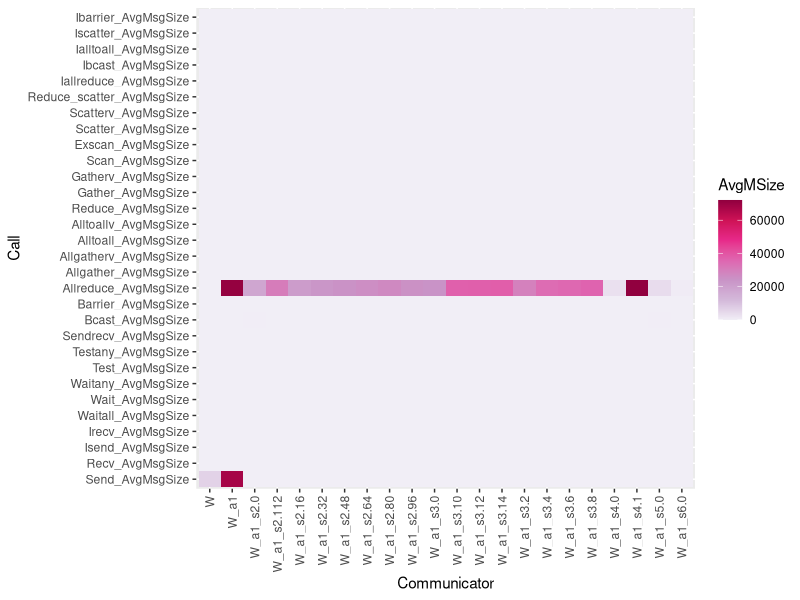
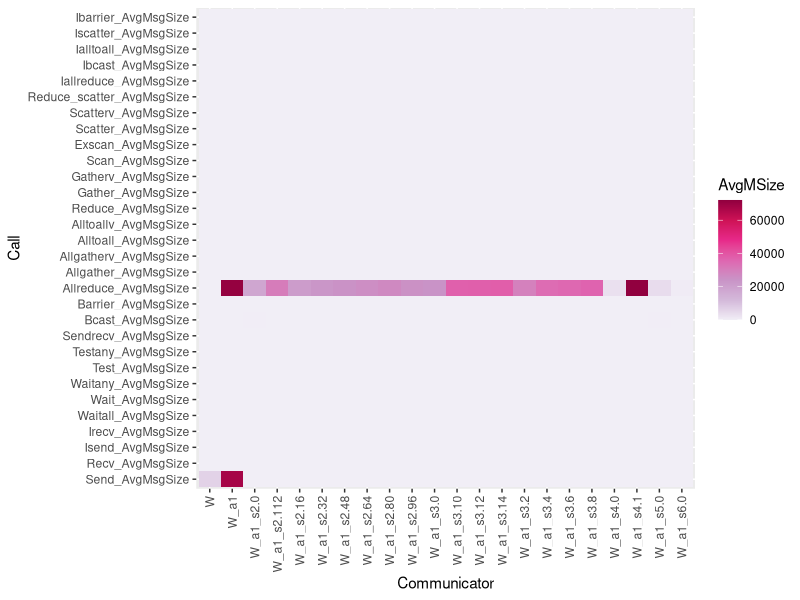

These figures' R source, in order:
df<-read.csv("splatt_128procs_med5tns_v3.csv",header=TRUE,skip=5)
library(ggplot2)
p<-ggplot(data=df[df$Send_Calls > 0, ], aes(x=Comm, y=Send_Calls, fill=Comm)) +
  geom_bar(stat="identity")
#g<-ggplot(data=df, aes(x=dose, y=len, fill=supp)) +
#  geom_bar(stat="identity")

df <- df[df$Comm != "NULL", ]

library(tidyverse)
df <- df %>% select(ends_with(c("_AvgMsgSize", "Comm")))

#str(df)

library(reshape)

library(RColorBrewer)
#library(viridis)
                          
df2 <- melt(df)
str(df2)
colnames(df2) <- c("Communicator", "Call", "AvgMSize")
#heatmap(as.matrix(df2[,-1]))
library(RColorBrewer)
library(svglite)
coul <- colorRampPalette(brewer.pal(8, "PiYG"))(25)
g <- ggplot(df2, aes(x = Communicator, y = Call, fill = AvgMSize)) +
  geom_tile() + theme(axis.text.x = element_text(angle = 90, vjust = 0.5, hjust=1)) + 
  scale_fill_distiller(palette = 11,direction = 1)
  #scale_fill_viridis()
  #scale_fill_gradient(low="yellow",high="black",space="Lab")
  #scale_fill_gradient(low = "#ff2D00",high = "#ffffff",guide = "colorbar")
ggsave(file="avgmsg_splatt.svg", plot=g, width=10, height=8)
print(g)
